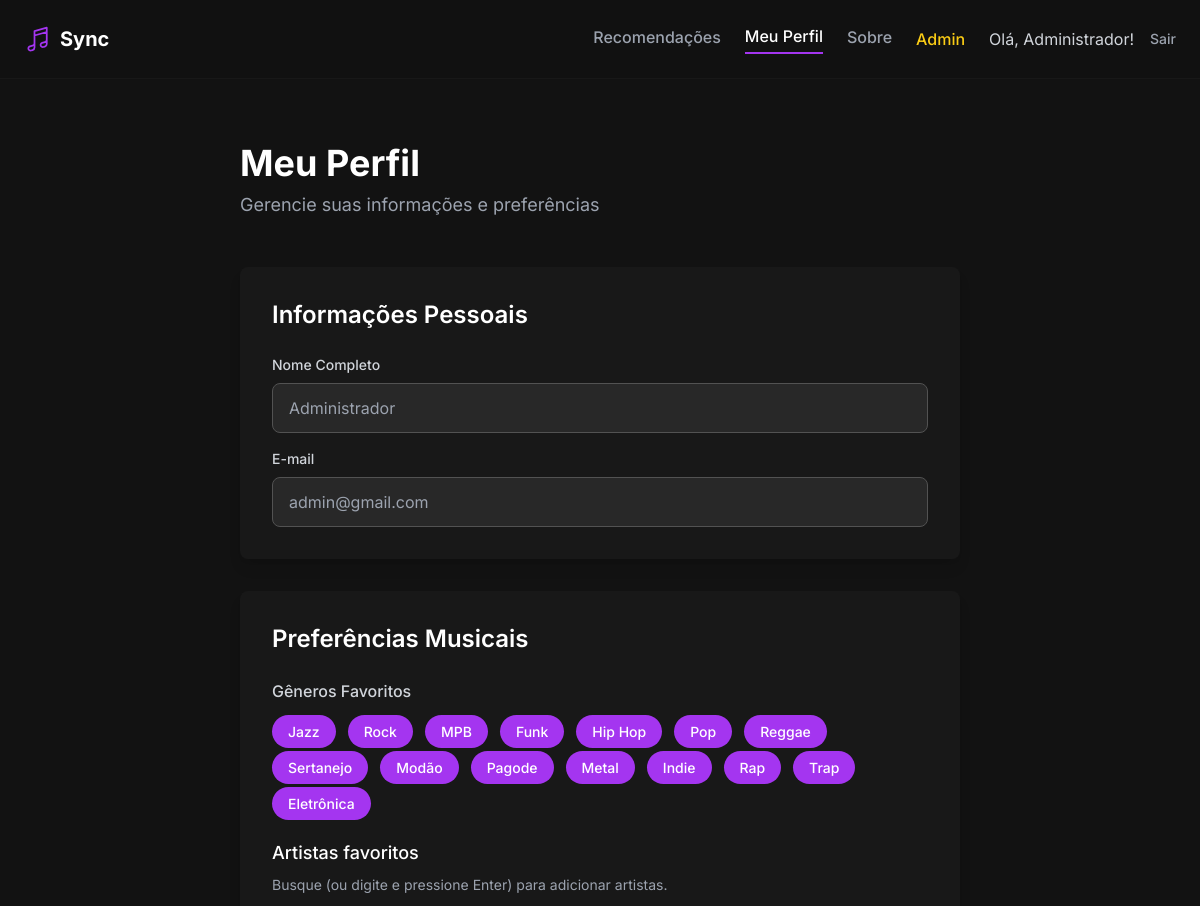
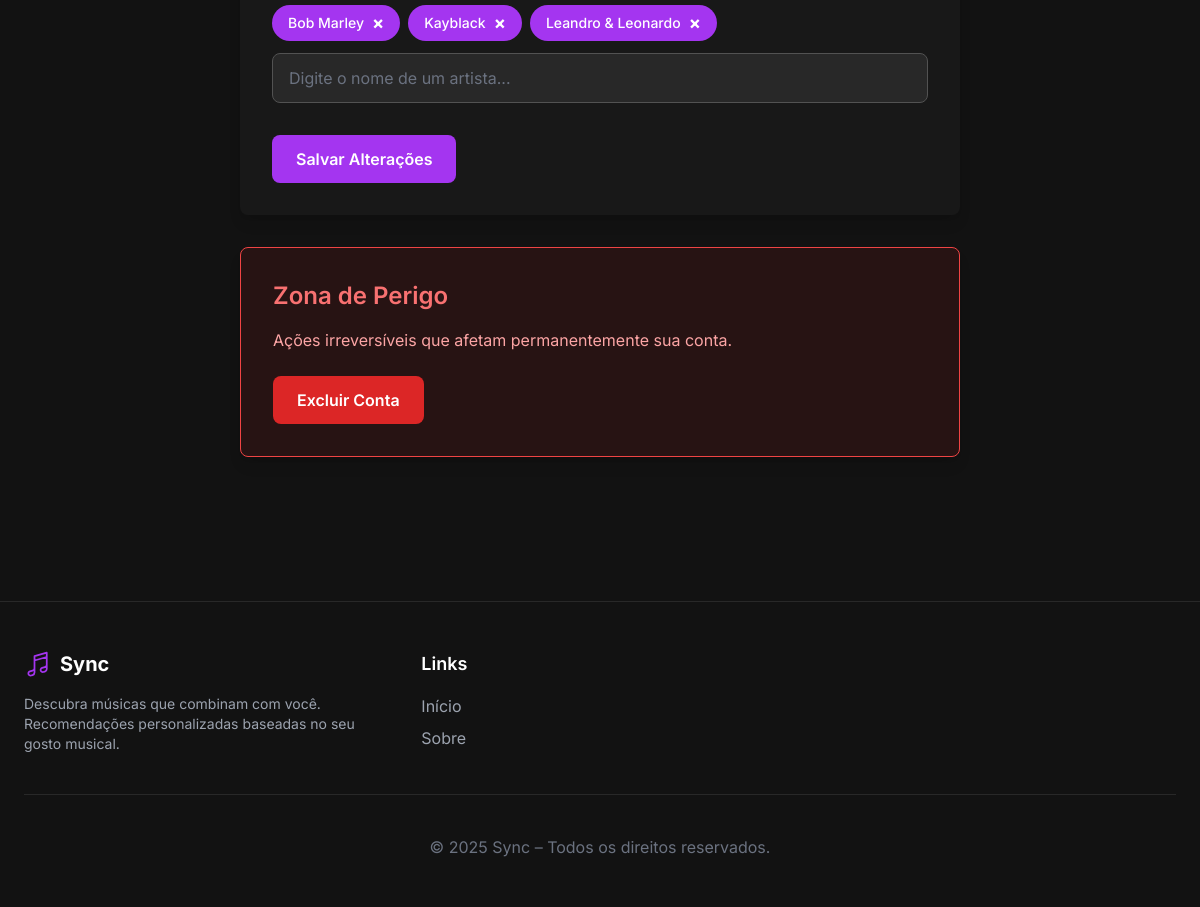
The app's page /perfil (signed in) with its own data (2 pictures, top to bottom).
### app/models.py (models this page shows)
class User(db.Model, UserMixin):
    id = db.Column(db.Integer, primary_key=True)
    nome = db.Column(db.String(150), nullable=False)
    email = db.Column(db.String(150), unique=True, nullable=False)
    senha = db.Column(db.String(200), nullable=False)
    is_admin = db.Column(db.Boolean, default=False)
    generos = db.relationship("UserGenero", back_populates="usuario")
    artistas = db.relationship("UserArtista", back_populates="usuario")

class Genero(db.Model):
    id = db.Column(db.Integer, primary_key=True)
    nome = db.Column(db.String(150), unique=True, nullable=False)
    musicas = db.relationship('Musica', secondary=musica_genero,
                              back_populates='generos')

### app/views.py (the view, shortened to what this page needs)
@app.route("/perfil", methods=["GET", "POST"])
@login_required
def perfil():
    generos = Genero.query.all()
    generos_selecionados_ids = [ug.genero_id for ug in current_user.generos]
    artistas_selecionados = ", ".join([ua.artista.nome for ua in current_user.artistas])
    return render_template(
        "perfil.html",
        generos=generos,
        generos_selecionados_ids=generos_selecionados_ids,
        artistas_selecionados=artistas_selecionados
    )

### app/views.py (called while the page is built)
@login_manager.user_loader
def load_user(user_id):
    return User.query.get(int(user_id))

### app/templates/perfil.html (shortened to what this page needs)
{% extends "base.html" %}
{% block content %}
    {% include "nav.html" %}
    <main class="flex-grow flex flex-col items-center pt-16 pb-16">
        <div class="max-w-3xl w-full px-6">
            <h1 class="text-4xl font-bold mb-2">Meu Perfil</h1>
            <p class="text-lg text-gray-400 mb-12">Gerencie suas informações e preferências</p>
            <div class="bg-neutral-800 rounded-lg p-8 w-full shadow-lg mb-8">
                <h2 class="text-2xl font-semibold mb-6">Informações Pessoais</h2>
                <div class="mb-4">
                    <label for="nome" class="block text-sm font-medium text-gray-300 mb-2">Nome Completo</label>
                    <input type="text" id="nome" value="{{ current_user.nome }}"
                           class="w-full px-4 py-3 bg-neutral-700 border border-neutral-600 rounded-lg text-gray-400 cursor-not-allowed" disabled>
                </div>
                <div>
                    <label for="email" class="block text-sm font-medium text-gray-300 mb-2">E-mail</label>
                    <input type="email" id="email" value="{{ current_user.email }}"
                           class="w-full px-4 py-3 bg-neutral-700 border border-neutral-600 rounded-lg text-gray-400 cursor-not-allowed" disabled>
                </div>
            </div>
            <form id="form-perfil" method="POST" action="{{ url_for('perfil') }}">
                <div class="bg-neutral-800 rounded-lg p-8 w-full shadow-lg mb-8">
                    <h2 class="text-2xl font-semibold mb-6">Preferências Musicais</h2>
                    <div class="mb-6">
                        <label class="block text-base font-medium text-gray-300 mb-4">Gêneros Favoritos</label>
                        <div class="flex flex-wrap gap-3">
                            {% for genero in generos %}
                            <label class="cursor-pointer">
                                <span class="px-4 py-2 bg-neutral-700 rounded-full text-sm font-medium
                                            peer-checked:bg-purple-500 peer-checked:text-white
                                            hover:bg-neutral-600 transition-colors">
                                    {{ genero.nome }}
                                </span>
                            </label>
                            {% endfor %}
                        </div>
                    </div>
                    <div class="mb-8">
                        <label for="artista-search-input" class="block text-lg font-medium text-white mb-2">
                            Artistas favoritos
                        </label>
                        <p class="text-sm text-gray-400 mb-4">Busque (ou digite e pressione Enter) para adicionar artistas.</p>
                        <div id="artista-pills-container" class="flex flex-wrap gap-2 mb-3"></div>
                        <div class="relative">
                            <input type="text" id="artista-search-input"
                                   placeholder="Digite o nome de um artista..."
                                   class="w-full px-4 py-3 bg-neutral-700 border border-neutral-600 rounded-lg focus:outline-none focus:ring-2 focus:ring-purple-500 placeholder-gray-500">
                        </div>
                    </div>
                    <button type="submit" class="bg-purple-500 text-white font-semibold py-3 px-6 rounded-lg hover:bg-purple-600 transition-colors">
                        Salvar Alterações
                    </button>
                </div>
            </form>
            <div class="bg-red-900/20 border border-red-500 rounded-lg p-8 w-full shadow-lg">
                <h2 class="text-2xl font-semibold mb-4 text-red-400">Zona de Perigo</h2>
                <p class="text-red-300 mb-6">Ações irreversíveis que afetam permanentemente sua conta.</p>
                <form method="POST" action="{{ url_for('excluir_conta') }}" onsubmit="return confirm('Tem certeza que deseja excluir sua conta? Esta ação não pode ser desfeita.');">
                    <button type="submit" class="bg-red-600 text-white font-semibold py-3 px-6 rounded-lg hover:bg-red-700 transition-colors">
                        Excluir Conta
                    </button>
                </form>
            </div>
        </div>
    </main>
    {% include "footer.html" %}
{% endblock %}

### app/templates/nav.html (shortened to what this page needs)
{% if current_user.is_authenticated %}
    <header class="sticky top-0 bg-neutral-900/80 backdrop-blur-sm w-full p-6 flex justify-between items-center z-10 border-b border-neutral-800">
        <div class="flex items-center gap-8">
            <a href="{{ url_for('home') }}" class="flex items-center gap-2">
                <span class="text-xl font-bold hidden sm:block">Sync</span>
            </a>
            </div>
        <div class="flex items-center gap-6">
            <nav class="hidden md:flex items-center gap-6">
                <a href="{{ url_for('home') }}"
                   class="font-medium pb-1 {% if request.endpoint == 'home' %}text-white border-b-2 border-purple-500{% else %}text-gray-400 hover:text-white{% endif %}">
                   Recomendações
                </a>
                <a href="{{ url_for('perfil') }}"
                   class="font-medium pb-1 {% if request.endpoint == 'perfil' %}text-white border-b-2 border-purple-500{% else %}text-gray-400 hover:text-white{% endif %}">
                   Meu Perfil
                </a>
                <a href="{{ url_for('sobre') }}"
                   class="font-medium pb-1 {% if request.endpoint == 'sobre' %}text-white border-b-2 border-purple-500{% else %}text-gray-400 hover:text-white{% endif %}">
                   Sobre
                </a>
                {% if current_user.is_admin %}
                    <a href="{{ url_for('admin_dashboard') }}" class="font-medium text-yellow-400 hover:text-white">Admin</a>
                {% endif %}
            </nav>
            <div class="flex items-center gap-4">
                <span class="text-gray-300 hidden lg:block">Olá, {{ current_user.nome }}!</span>
                <a href="{{ url_for('logout') }}" class="text-gray-400 font-medium hover:text-white text-sm">Sair</a>
            </div>
        </div>
    </header>
{% endif %}

### records on screen
User: nome "Administrador", email "admin@gmail.com"
Genero: nome "Jazz"
Genero: nome "Rock"
Genero: nome "MPB"
Genero: nome "Funk"
Genero: nome "Hip Hop"
Genero: nome "Pop"
Genero: nome "Reggae"
Genero: nome "Sertanejo"
Genero: nome "Modão"
Genero: nome "Pagode"
Genero: nome "Metal"
Genero: nome "Indie"
Genero: nome "Rap"
Genero: nome "Trap"
Genero: nome "Eletrônica"
